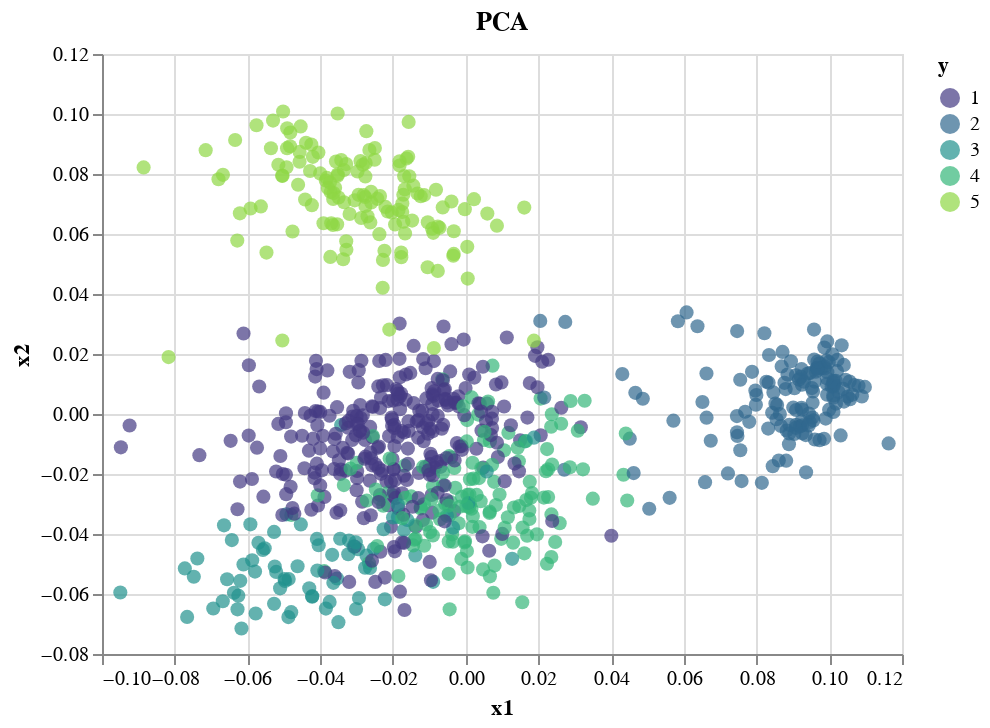

The cell this chart's notebook holds for it:
### Markdown cell above
### PCA

### Code cell
pca = skd.PCA(2)
Xu_pca = pca.fit_transform(Xu_train)

dpca = pd.concat([pd.DataFrame(Xu_pca, columns=["x1", "x2"]), y_train], axis=1)

alt.Chart(dpca).mark_circle().encode(
    x='x1',
    y='x2',
    color=alt.Color('y:O',
                    scale=alt.Scale(scheme='viridis')),
    size=alt.value(50),
    tooltip=['x1','x2','y:O']
).properties(title = "PCA").interactive()

### Figure 1 — Vega-Lite specification as saved in the notebook (floating-point values rounded to 4 significant figures; data arrays with more than 128 entries replaced by an {"elided": "..."} marker saying what was removed)
{"config": {"view": {"continuousWidth": 400, "continuousHeight": 300}}, "data": {"name": "data-ad13a12e4b23fda10fb0aa1d98470419"}, "mark": "circle", "encoding": {"color": {"type": "ordinal", "field": "y", "scale": {"scheme": "viridis"}}, "size": {"value": 50}, "tooltip": [{"type": "quantitative", "field": "x1"}, {"type": "quantitative", "field": "x2"}, {"type": "ordinal", "field": "y"}], "x": {"type": "quantitative", "field": "x1"}, "y": {"type": "quantitative", "field": "x2"}}, "selection": {"selector002": {"type": "interval", "bind": "scales", "encodings": ["x", "y"]}}, "title": "PCA", "$schema": "https://vega.github.io/schema/vega-lite/v4.8.1.json", "datasets": {"data-ad13a12e4b23fda10fb0aa1d98470419": {"elided": "795 records"}}}
